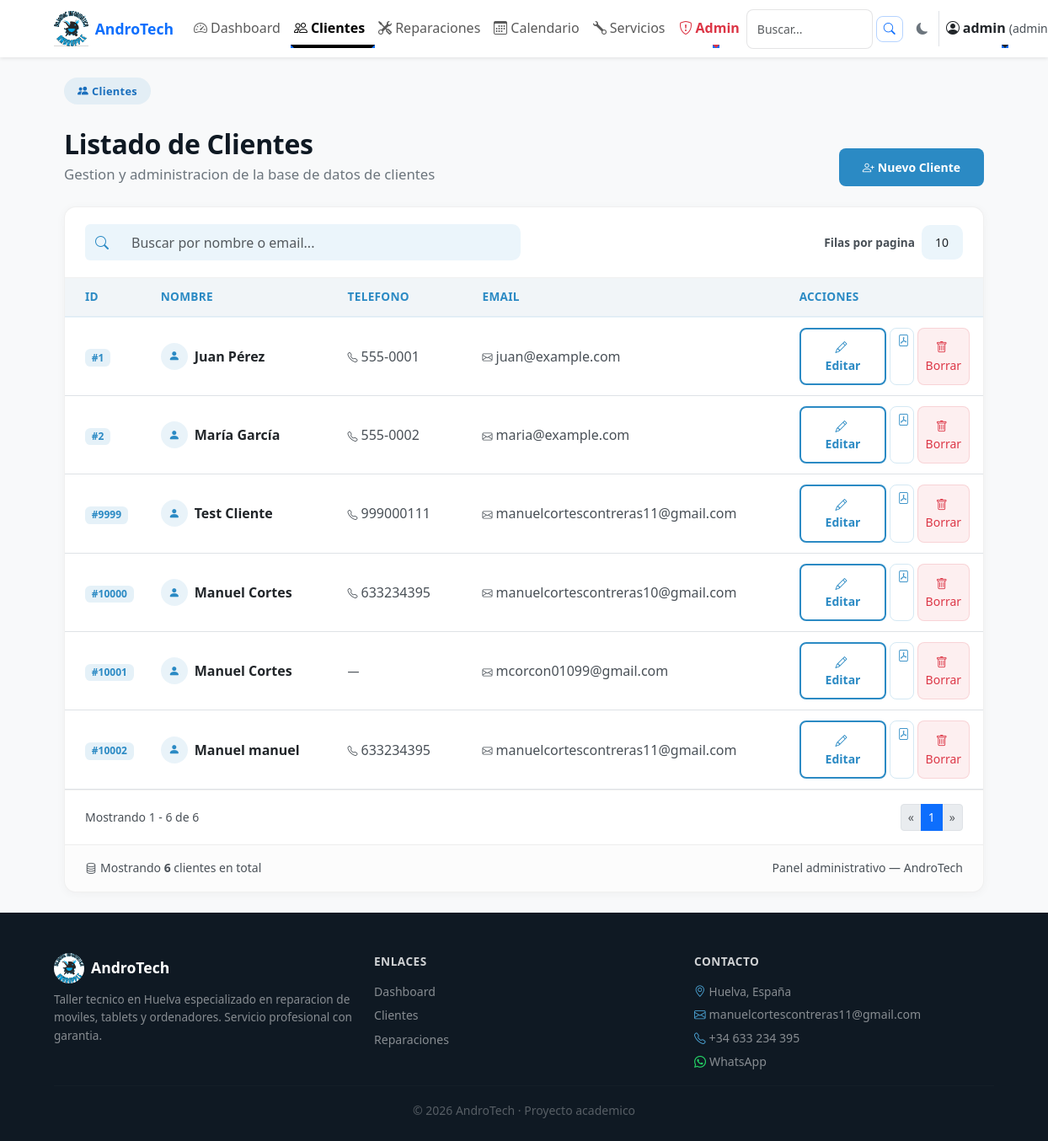
Screenshot of /clientes (signed in) with the database file from the repository.
### tables this page shows
CREATE TABLE clientes (
    id INTEGER PRIMARY KEY AUTOINCREMENT,
    nombre TEXT NOT NULL,
    telefono TEXT,
    email TEXT,
    direccion TEXT
);

### app.py (the view)
@app.route("/clientes")
@login_required
def clientes():
    conn = get_db()
    clientes = conn.execute("SELECT * FROM clientes").fetchall()
    conn.close()
    return render_template("clientes.html", clientes=clientes)

### app.py (called while the page is built)
@app.before_request
def make_session_permanent():
    session.permanent = True

@app.after_request
def add_security_headers(response):
    response.headers['X-Frame-Options'] = 'SAMEORIGIN'
    response.headers['X-Content-Type-Options'] = 'nosniff'
    response.headers['Referrer-Policy'] = 'strict-origin-when-cross-origin'
    return response

@app.before_request
def ensure_csrf_token():
    if 'csrf_token' not in session:
        session['csrf_token'] = secrets.token_urlsafe(16)

@app.context_processor
def inject_csrf_token():
    return dict(csrf_token=session.get('csrf_token'))

@app.context_processor
def inject_permisos():
    return dict(tiene_permiso=tiene_permiso)

### auth.py (called while the page is built)
def tiene_permiso(permiso):
    rol = session.get('rol', '')
    if rol == 'admin':
        return True
    permisos = session.get('permisos', [])
    return permiso in permisos

def login_required(f):
    @wraps(f)
    def decorated_function(*args, **kwargs):
        if 'usuario' not in session:
            flash('Debes iniciar sesion para acceder a esta pagina.', 'danger')
            return redirect(url_for('login'))
        return f(*args, **kwargs)
    return decorated_function

### db.py (called while the page is built)
def get_db():
    conn = sqlite3.connect("database/andro_tech.db")
    conn.row_factory = sqlite3.Row
    return conn

### utils/security.py (called while the page is built)
def ensure_csrf_token():
    if 'csrf_token' not in session:
        session['csrf_token'] = secrets.token_urlsafe(16)

def inject_csrf_token():
    return dict(csrf_token=session.get('csrf_token'))

### templates/clientes.html (shortened to what this page needs)
{% extends "base.html" %}
{% block content %}
<div class="container-fluid py-4">
    <div class="row mb-4 align-items-end">
        <div class="col">
            <span class="at-pill"><i class="bi bi-people-fill me-1"></i>Clientes</span>
            <h1 class="at-section-title mt-2 mb-1">Listado de Clientes</h1>
            <p class="at-section-sub" style="margin:0;max-width:none;">Gestion y administracion de la base de datos de clientes</p>
        </div>
        <div class="col-auto">
            <a href="/clientes/nuevo" class="at-btn-primary btn btn-sm">
                <i class="bi bi-person-plus me-1"></i>Nuevo Cliente
            </a>
        </div>
    </div>
    <div class="at-admin-card">
        <div class="at-dash-card-body" style="border-bottom: 1px solid rgba(0,0,0,.06);">
            <form class="at-admin-form" onsubmit="return false;">
                <div class="row g-2 align-items-center">
                    <div class="col-md-6">
                        <div class="input-group">
                            <span class="input-group-text border-0" style="background: #EBF5FB; color: #2B8AC4;">
                                <i class="bi bi-search"></i>
                            </span>
                            <input id="clientes-search" type="search" class="form-control border-0"
                                   placeholder="Buscar por nombre o email..."
                                   style="background: #EBF5FB;">
                        </div>
                    </div>
                    <div class="col-md-3 ms-auto text-md-end">
                        <div class="d-flex align-items-center justify-content-end gap-2">
                            <label for="perPage" class="form-label small text-muted mb-0 text-nowrap">Filas por pagina</label>
                            <select id="perPage" class="form-select form-select-sm border-0" style="width:auto; background: #EBF5FB;">
                                <option value="10" selected>10</option>
                            </select>
                        </div>
                    </div>
                </div>
            </form>
        </div>
        <div class="table-responsive" id="clientes-table-wrap">
            <table id="clientes-table" class="at-admin-table table table-hover align-middle mb-0">
                <thead>
                <tr style="background: rgba(0,0,0,.02);">
                    <th class="ps-4" style="width:90px;">ID</th>
                    <th>Nombre</th>
                    <th style="width:160px;">Telefono</th>
                    <th>Email</th>
                    <th style="width:200px;">Acciones</th>
                </tr>
                </thead>
                <tbody>
                {% for c in clientes %}
                <tr>
                    <td class="ps-4">
                        <span class="badge" style="background: rgba(43,138,196,.12); color: #2B8AC4; font-weight: 600;">#{{ c.id }}</span>
                    </td>
                    <td>
                        <div class="d-flex align-items-center gap-2">
                            <div class="d-flex align-items-center justify-content-center rounded-circle"
                                 style="width:32px; height:32px; background: rgba(43,138,196,.1); color: #2B8AC4; font-size:.85rem; flex-shrink:0;">
                                <i class="bi bi-person-fill"></i>
                            </div>
                            <span class="fw-semibold">{{ c.nombre }}</span>
                        </div>
                    </td>
                    <td>
                        {% if c.telefono %}
                            <span class="text-muted"><i class="bi bi-telephone me-1" style="font-size:.75rem;"></i>{{ c.telefono }}</span>
                        {% else %}
                            <span class="text-muted small">—</span>
                        {% endif %}
                    </td>
                    <td>
                        {% if c.email %}
                            <span class="text-muted"><i class="bi bi-envelope me-1" style="font-size:.75rem;"></i>{{ c.email }}</span>
                        {% else %}
                            <span class="text-muted small">—</span>
                        {% endif %}
                    </td>
                    <td>
                        <div class="d-flex gap-1">
                            <a href="/clientes/editar/{{ c.id }}" class="at-btn-outline btn btn-sm">
                                <i class="bi bi-pencil me-1"></i>Editar
                            </a>
                            <a href="/cliente/{{ c.id }}/historial-pdf" class="btn btn-sm"
                               style="color:#2B8AC4;border:1px solid rgba(43,138,196,.2);" title="Exportar historial PDF">
                                <i class="bi bi-file-pdf"></i>
                            </a>
                            {% if session.rol == 'admin' %}
                            <button type="button" class="btn btn-sm"
                                    style="background: rgba(220,53,69,.08); color: #dc3545; border: 1px solid rgba(220,53,69,.15);"
                                    data-bs-toggle="modal" data-bs-target="#confirmBorrarModal"
                                    onclick="setConfirmData('/clientes/borrar/{{ c.id }}', 'Borrar Cliente', '¿Estas seguro de que deseas borrar este cliente ({{ c.nombre }}) y todos sus registros? Esta accion no se puede deshacer.')">
                                <i class="bi bi-trash me-1"></i>Borrar
                            </button>
                            {% endif %}
                        </div>
                    </td>
                </tr>
                {% endfor %}
                </tbody>
            </table>
        </div>
        <div class="d-flex justify-content-between align-items-center px-4 py-3" style="border-top: 1px solid rgba(0,0,0,.06);">
            <div class="text-muted small" id="clientes-info">Mostrando 0 - 0 de 0</div>
            <nav aria-label="Paginacion clientes">
                <ul id="clientes-pagination" class="pagination pagination-sm mb-0"></ul>
            </nav>
        </div>
        <div class="px-4 py-3 d-flex justify-content-between align-items-center" style="border-top: 1px solid rgba(0,0,0,.06); background: rgba(0,0,0,.01);">
            <div class="text-muted small">
                <i class="bi bi-database me-1"></i>Mostrando <strong>{{ clientes|length }}</strong> clientes en total
            </div>
            <div class="text-muted small">Panel administrativo — AndroTech</div>
        </div>
    </div>
</div>
{% endblock %}

### rows the page displays
clientes: id "1", nombre "Juan Pérez", telefono "555-0001", email "juan@example.com"
clientes: id "2", nombre "María García", telefono "555-0002", email "maria@example.com"
clientes: id "9999", nombre "Test Cliente", telefono "999000111", email "manuelcortescontreras11@gmail.com"
clientes: id "10000", nombre "Manuel Cortes", telefono "633234395", email "manuelcortescontreras10@gmail.com"
clientes: id "10001", nombre "Manuel Cortes", email "mcorcon01099@gmail.com"
clientes: id "10002", nombre "Manuel manuel", telefono "633234395", email "manuelcortescontreras11@gmail.com"

### other values shown
{{ session.usuario }} "admin"
{{ session.rol }} "admin"
{{ clientes|length }} "6"
